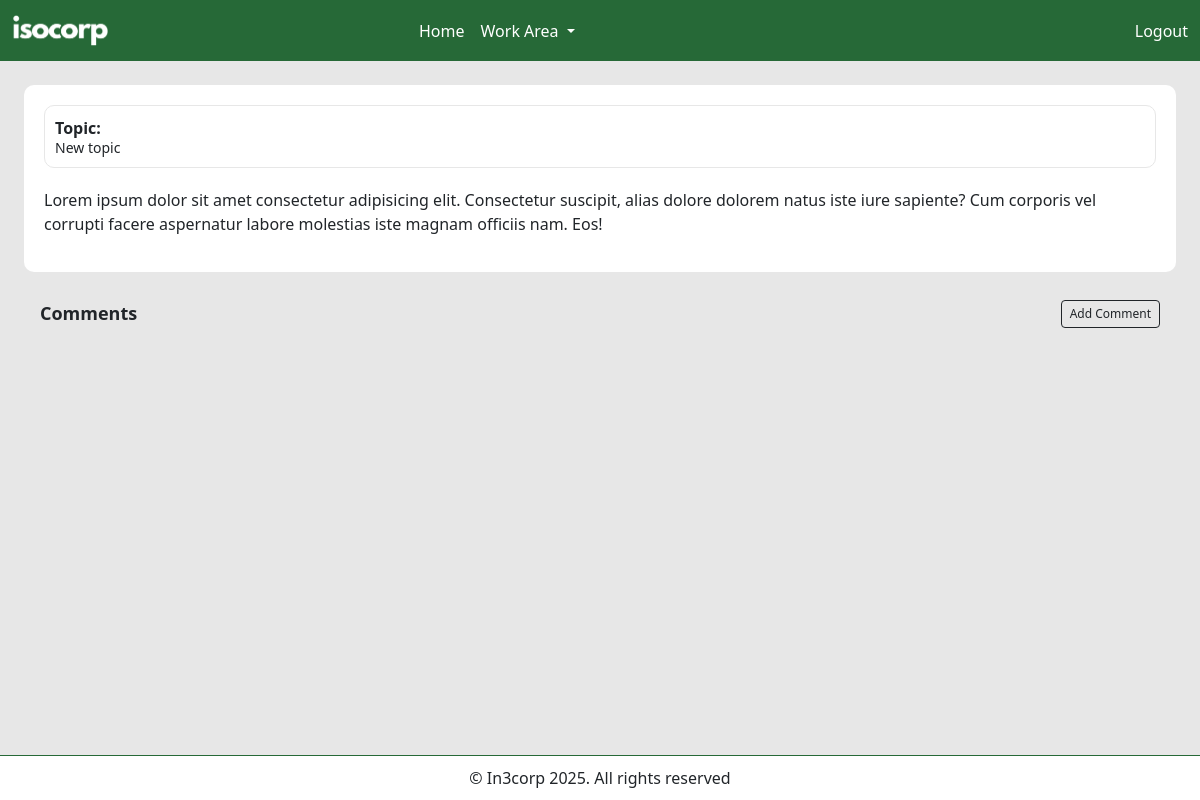
The page /all-code/sim-details.php?id=2 on the database its author committed.
### tables this page shows
CREATE TABLE `sim` (
  `sim_id` int(11) NOT NULL,
  `sim_topic` varchar(255) DEFAULT NULL,
  `sim_details` blob,
  `sim_status` varchar(50) DEFAULT NULL,
  `sim_severity` varchar(50) DEFAULT NULL,
  `sim_source` varchar(50) DEFAULT NULL,
  `sim_type` varchar(50) DEFAULT NULL,
  `sim_final` varchar(15) DEFAULT NULL,
  `sim_reported_date` varchar(100) DEFAULT NULL,
  `sim_reported_by` varchar(50) DEFAULT NULL,
  `sim_assigned_to` varchar(100) DEFAULT NULL,
  `sim_due_date` varchar(100) DEFAULT NULL
);

### all-code/sim-details.php (the view, shortened to what this page needs)
<?php
include('includes/header.php');
include('includes/navbar.php');
include 'includes/connection.php';
?>
<div class="dashboard-container">
    <?php
    if (isset($_GET['id'])) {
        $sim_id = intval($_GET['id']);
        $query = "SELECT * FROM sim WHERE sim_id = ?";
        $stmt = mysqli_prepare($connection, $query);
        if ($stmt) {
            mysqli_stmt_bind_param($stmt, "i", $sim_id);
            mysqli_stmt_execute($stmt);
            $result = mysqli_stmt_get_result($stmt);
            if ($row = mysqli_fetch_assoc($result)) {
                $sim_topic = htmlspecialchars($row['sim_topic']);
                $sim_details = htmlspecialchars($row['sim_details']);
                $sim_final = htmlspecialchars($row['sim_final']);
            } else {
                echo "<p id='alertBox' class='alert alert-warning'>No record found.</p>";
            }
        } else {
            echo "<p id='alertBox' class='alert alert-danger'>Database error: " . mysqli_error($connection) . "</p>";
        }
    }
    ?>
    <div style="display: flex; flex-direction: column-reverse;">
        <div class="notes-section mt-1">
            <div class="heading-row">
                <p style="font-size: 18px !important;">Comments</p>
                <button style="font-size: 12px;" type="button" data-bs-toggle="modal" data-bs-target="#commentModal" class="btn btn-sm btn-outline-dark">Add Comment</button>
            </div>
        </div>
        <div class="WYSIWYG-editor-container m-1" style="flex: 2">
            <div class="sim-topic-container-details">
                <p>Topic:</p>
                <h5><?php echo $sim_topic ?></h5>
            </div>
            <form action="" method="POST">
                <div class="WYSIWYG-editor">
                    <?php if ($sim_final == '2') { ?>
                        <p><?php echo !empty($sim_details) ? htmlspecialchars_decode($sim_details)  : 'No details available.'; ?></p>
                    <?php } else { ?>
                        <textarea id="editorNew" name="sim_details"><?php echo $sim_details; ?></textarea>
                    <?php } ?>
                </div>
            </form>
        </div>
    </div>
</div>
<?php
include('includes/footer.php');

### all-code/assets/styles.css (style rules this page uses)
body { background-color: #e7e7e7; }
.dashboard-container { padding: 20px; }
.WYSIWYG-editor-container { background-color: #fff; padding: 20px; margin-top: 10px; border-radius: 10px; }
.clause-content h3, h4, h5, h6 { font-size: 14px !important; font-weight: 500 !important; margin: 0; margin-bottom: 10px; }
.heading-row { display: flex; justify-content: space-between; align-items: flex-start; margin-bottom: 15px; }
.sim-topic-container-details { border: 1px solid #e7e7e7; margin-bottom: 20px; padding: 10px; border-radius: 10px; }
.sim-topic-container-details p { margin: 0; font-weight: 700; }
.sim-topic-container-details h5 { margin: 0; font-weight: 400 !important; font-size: 16px; }
.notes-section { flex: 1; border-radius: 10px; padding: 20px; }
.notes-section p { font-size: 22px; font-weight: 600; }
.heading-row { display: flex; justify-content: space-between; }

### rows shown on the page
sim: sim_topic "New topic", sim_details "Lorem ipsum dolor sit amet consectetur adipisicing elit. Consectetur suscipit, alias dolore dolorem natus iste iure sapiente? Cum corporis vel corrupti facere aspernatur labore molestias iste magnam officiis nam. Eos!"
